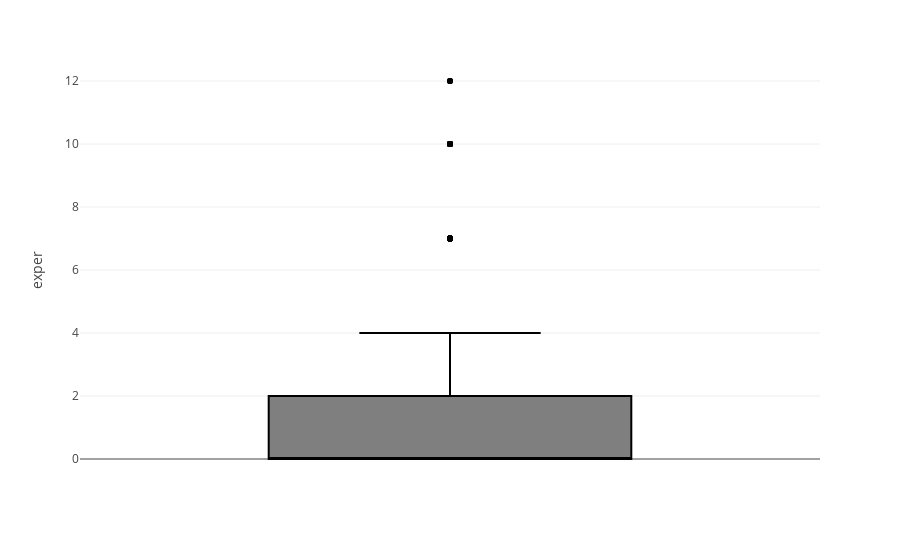

Notebook code cell kept with this figure:
### Code cell
fig = px.box(df, y = 'exper')
fig.show()

### Figure 1 — Plotly figure (JSON) as saved in the notebook; plotly's stock layout.template omitted (floating-point values rounded to 4 significant figures; data arrays with more than 128 entries replaced by an {"elided": "..."} marker saying what was removed)
{"data": [{"alignmentgroup": "True", "hovertemplate": "exper=%{y}<extra></extra>", "legendgroup": "", "marker": {"color": "#000001"}, "name": "", "notched": false, "offsetgroup": "", "orientation": "v", "showlegend": false, "type": "box", "x0": " ", "xaxis": "x", "y": {"elided": "1390 int values"}, "y0": " ", "yaxis": "y"}], "layout": {"boxmode": "group", "legend": {"tracegroupgap": 0}, "margin": {"t": 60}, "xaxis": {"anchor": "y", "domain": [0, 1]}, "yaxis": {"anchor": "x", "domain": [0, 1], "title": {"text": "exper"}}}}
